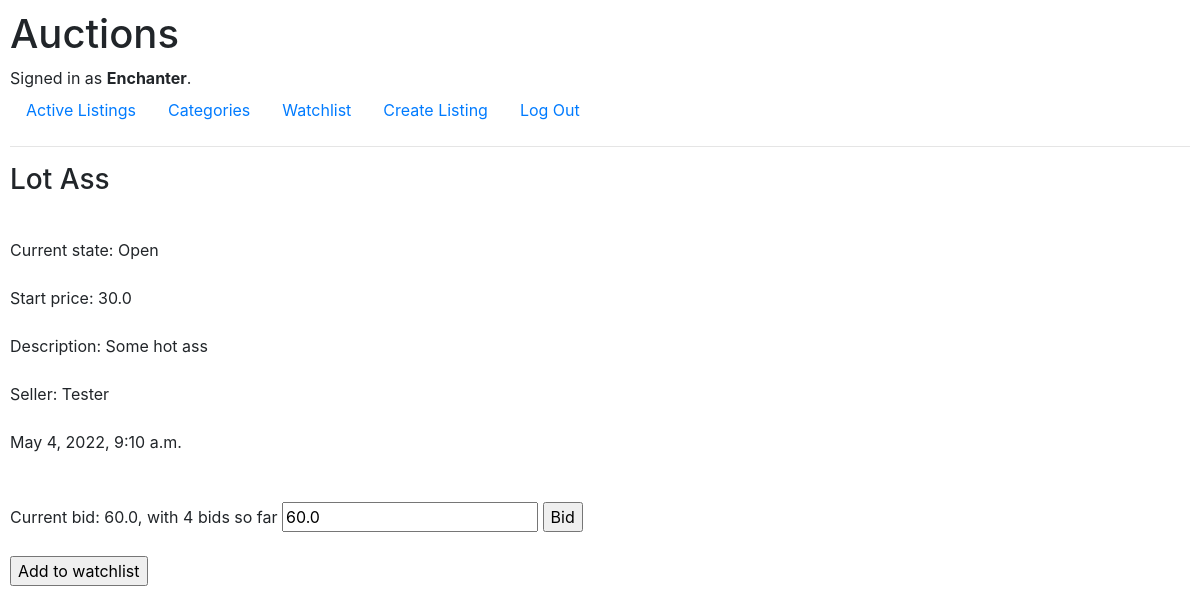
The app's page /listing?id=5 (signed in) with its own data.
### auctions/models.py (models this page shows, shortened)
class User(AbstractUser):
    pass

class Auction(models.Model):
    title = models.CharField(max_length=32)
    watchlist = models.CharField(max_length=128, default=0)
    seller = models.ForeignKey(User, on_delete=models.CASCADE, related_name="sellers")
    price = models.FloatField()
    category = models.CharField(max_length=32, blank=True)
    description = models.CharField(max_length=128)
    url_link = models.CharField(max_length=64, blank=True)
    post_date = models.DateTimeField()
    state_choices = [('Open', 'Open'), ('Closed', 'Closed')]
    state = models.CharField(
        max_length=6,
        choices=state_choices,
        default='Open',
    )

### auctions/views.py (the view)
# urls.py: path("listing", views.listing, name="listing"),
def listing (request):
    if request.method == "POST":
        if 'close_auc' in request.POST:
            auction = Auction.objects.get(id=request.POST["auction_id"])
            auction.state = 'Closed'
            auction.save()
        if 'bid_value' in request.POST:
            new_bid = Bids(lot=Auction.objects.get(id=request.POST["auction_id"]),
                           bidder=User.objects.get(id=request.POST["user_id"]),
                           bid=request.POST["bid_value"])
            new_bid.save()
        if 'add_watch' in request.POST:
            watchlist = Watchlists(watcher=User.objects.get(id=request.POST["user_id"]),
                                   auction=Auction.objects.get(id=request.POST["auction_id"]))
            try:
                watchlist.save()
            except:
                return render(request, "auctions/listing.html", {
                    "auction": Auction.objects.get(id=request.GET["id"]),
                    "message": "Watch already exists!"
                })
        return render(request, "auctions/index.html", {
            "auctions": Auction.objects.filter(state="Open")
        })
    else:
        auction = Auction.objects.get(id=request.GET["id"])
        bids = Bids.objects.filter(lot=auction.id)
        if bids.count() == 0:
            max_bid = auction.price
        else:
            max_bid = bids.aggregate(Max('bid')).get('bid__max')
        return render(request, "auctions/listing.html", {
            "auction": auction,
            "bids": bids.count(),
            "max_bid": max_bid
        })

### auctions/templates/auctions/listing.html (shortened to what this page needs)
{% extends "auctions/layout.html" %}
{% block body %}
    <div class="brd" >
        <h3>Lot {{ auction.title }} <br> <br></h3>
        Current state: {{ auction.state }} <br><br>
        Start price: {{ auction.price }} <br><br>
        Description: {{ auction.description }} <br><br>
        Seller: {{ auction.seller }} <br><br>
        {{ auction.post_date}} <br><br>
        <form method="post">
            <br>
            Current bid: {{max_bid}}, with {{ bids }} bids so far
            <input type="number" id="bid_value" name="bid_value" min="{{max_bid}}" value="{{max_bid}}">
            <input type="submit" name="bid" value="Bid">
            <br>
            <br>
            <input type="submit" name="add_watch" value="Add to watchlist">
            <br>
        </form>
    </div>
{% endblock %}

### auctions/templates/auctions/layout.html (shortened to what this page needs)
{% load static %}
<!DOCTYPE html>
<html lang="en">
    <head>
        <link rel="stylesheet" href="https://stackpath.bootstrapcdn.com/bootstrap/4.4.1/css/bootstrap.min.css">
        <link href="{% static 'auctions/styles.css' %}" rel="stylesheet">
    </head>
    <body>
        <h1>Auctions</h1>
        <div>
            {% if user.is_authenticated %}
                Signed in as <strong>{{ user.username }}</strong>.
            {% else %}
                Not signed in.
            {% endif %}
        </div>
        <ul class="nav">
            <li class="nav-item">
                <a class="nav-link" href="{% url 'index' %}">Active Listings</a>
            </li>
            <li class="nav-item">
                <a class="nav-link" href="{% url 'categories' %}">Categories</a>
            </li>
            {% if user.is_authenticated %}
            <li class="nav-item">
                <a class="nav-link" href="{% url 'watchlist' %}?user_id={{user.id}}">Watchlist</a>
            </li>
            <li class="nav-item">
                <a class="nav-link" href="{% url 'create_listing' %}">Create Listing</a>
            </li>
            {% endif %}
            {% if user.is_authenticated %}
                <li class="nav-item">
                    <a class="nav-link" href="{% url 'logout' %}">Log Out</a>
                </li>
            {% endif %}
        </ul>
        <hr>
        {% block body %}
        {% endblock %}
    </body>
</html>

### auctions/static/auctions/styles.css (style rules this page uses)
body { padding: 10px; }

### records on screen
User: username "Enchanter"
Auction: title "Ass", state "Open", price "30.0", description "Some hot ass", seller "Tester", post_date "May 4, 2022, 9:10 a.m."

### other values on screen
{{ max_bid }} "60.0"
{{ bids }} "4"
